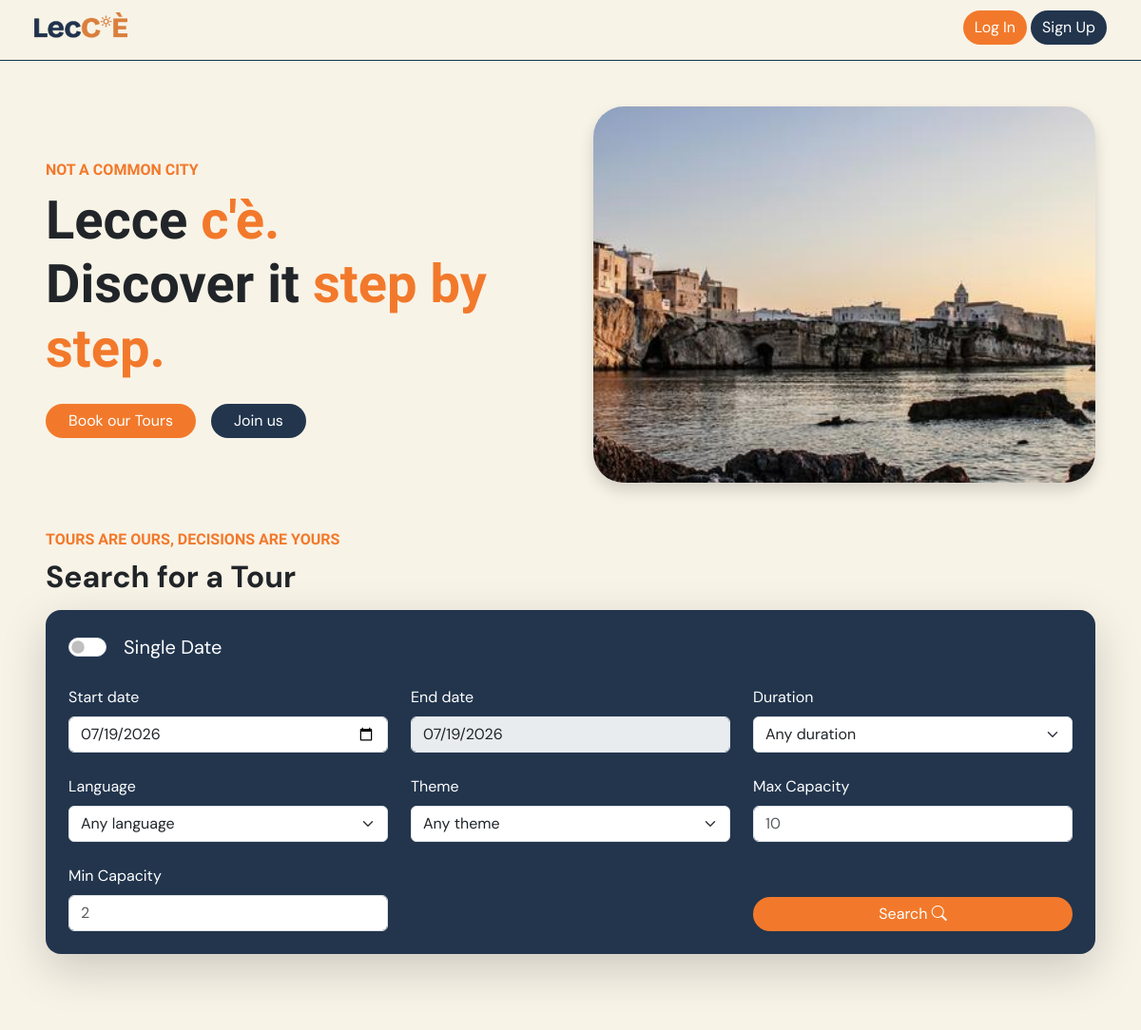
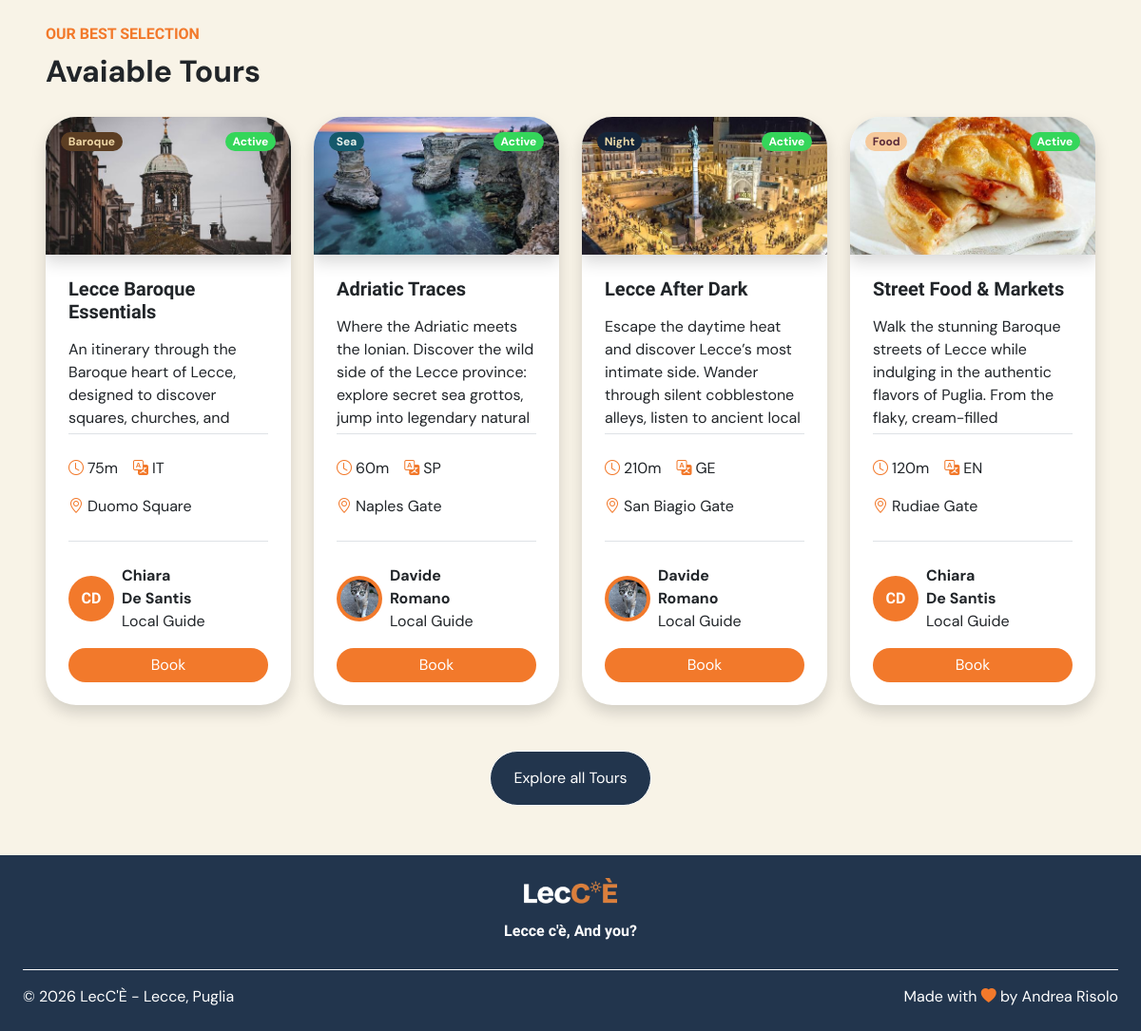
The page / on the database its author committed (2 pictures, top to bottom).
### tables this page shows
CREATE TABLE "tour_photos" (
	"id"	INTEGER,
	"tour_id"	TEXT NOT NULL,
	"path"	TEXT NOT NULL UNIQUE,
	"order_number"	INTEGER NOT NULL,
	PRIMARY KEY("id" AUTOINCREMENT),
	FOREIGN KEY("tour_id") REFERENCES "tours"("id") ON DELETE CASCADE
);

CREATE TABLE "tours" (
	"id"	TEXT,
	"guide_id"	TEXT NOT NULL,
	"language_id"	TEXT NOT NULL,
	"title"	TEXT NOT NULL,
	"description"	TEXT NOT NULL,
	"duration"	INTEGER NOT NULL,
	"max_participants"	INTEGER NOT NULL,
	"theme_id"	INTEGER NOT NULL,
	"state"	TEXT NOT NULL DEFAULT 'active',
	PRIMARY KEY("id"),
	FOREIGN KEY("guide_id") REFERENCES "users"("id") ON DELETE CASCADE,
	FOREIGN KEY("language_id") REFERENCES "languages"("id") ON DELETE CASCADE,
	FOREIGN KEY("theme_id") REFERENCES "tour_themes"("id")
);

CREATE TABLE "tour_themes" (
	"id"	INTEGER,
	"name"	TEXT NOT NULL,
	"emoji"	TEXT NOT NULL,
	"description"	TEXT NOT NULL,
	PRIMARY KEY("id" AUTOINCREMENT)
);

CREATE TABLE "languages" (
	"id"	INTEGER,
	"name"	TEXT NOT NULL UNIQUE,
	PRIMARY KEY("id" AUTOINCREMENT)
);

CREATE TABLE "stops" (
	"id"	TEXT,
	"tour_id"	TEXT NOT NULL,
	"place_name"	TEXT NOT NULL,
	"order_number"	INTEGER NOT NULL,
	PRIMARY KEY("id"),
	FOREIGN KEY("tour_id") REFERENCES "tours"("id") ON DELETE CASCADE
);

CREATE TABLE users (
    id TEXT PRIMARY KEY,
    role TEXT NOT NULL,

    email TEXT NOT NULL UNIQUE,
    password TEXT NOT NULL,

    first_name TEXT NOT NULL,
    last_name TEXT NOT NULL,
    profile_photo TEXT
);

### app.py (the view)
@app.route("/")
def home():
    today=date.today()
    languages=languages_dao.get_languages()
    themes=themes_dao.get_themes()
    photo=photos_dao.get_random_photo()
    tours=tours_dao.get_tours_filters(limit=8, state="active")
    for tour in tours:
        tour.photos=photos_dao.get_first_photo(tour)
        tour.language=languages_dao.get_language_by_id(tour.language_id)["name"]
        tour.theme=themes_dao.get_theme_by_id(tour.theme_id)
        tour.stops=stops_dao.get_first_stop_by_tour(tour)
        tour.guide = users_dao.get_user_by_id(tour.guide_id)
    return render_template("home.html", today=today, tours=tours, languages=languages, themes=themes, photo=photo)

### templates/home.html (shortened to what this page needs)
{% extends "base.html" %}
{% block content %}
<main class="mx-3 mx-lg-4 my-5">
    <section>
        <div class="container">
            <div class="row align-items-center g-5">
                <div class="col-12 col-lg-6 order-2 order-lg-1">
                    <p class="lecce-text-impact lecce-primary-color my-2 fs-6 fw-semibold">NOT A COMMON CITY</p>
                    <h1 class="display-4 fw-bold lecce-text-impact">
                        Lecce <span class="lecce-primary-color">c'è.</span><br>
                        Discover it <span class="lecce-primary-color">step by step.</span>
                    </h1>
                    <div class="d-flex flex-column flex-lg-row gap-3 mt-4">
                        <a href="{{ url_for('tours') }}" class="btn lecce-btn lecce-primary-background px-4 lh-2">Book
                            our Tours</a>
                        {% if not current_user.is_authenticated %}
                        <a href="{{ url_for('login') }}" class="btn lecce-btn lecce-secondary-background px-4 lh-2">Join
                            us</a>
                        {% endif %}
                    </div>
                </div>
                <div class="col-12 col-lg-6 order-1 order-lg-2">
                    <div class="rounded-5 shadow overflow-hidden home-main-photo-container">
                        <img class="object-fit-cover h-100 w-100"
                            src="{{ url_for('static', filename='images/tour_photos/' ~ photo) }}"
                            alt="Random tour photo">
                    </div>
                </div>
            </div>
        </div>
    </section>
    <section class="my-5">
        <div class="container">
            <div class="mb-2">
                <p class="lecce-text-impact lecce-primary-color my-2 fs-6 fw-semibold">TOURS ARE OURS, DECISIONS ARE
                    YOURS</p>
                <h2 class="fw-bold mb-1">
                    Search for a Tour
                </h2>
            </div>
            {% include "searchbar.html" %}
        </div>
    </section>
    <section class="pt-5">
        <div class="container">
            <div class="d-flex flex-row justify-content-between align-items-end mb-4">
                <div>
                    <p class="lecce-text-impact lecce-primary-color my-2 fs-6 fw-semibold">OUR BEST SELECTION</p>
                    <h2 class="fw-bold mb-1">
                        Avaiable Tours
                    </h2>
                </div>
            </div>
            <div class="row g-4">
                {% if tours|length > 0 %}
                {% for tour in tours %}
                <div class="col-12 col-md-6 col-lg-3">
                    {% include "tour_card.html" %}
                </div>
                {% endfor %}
                {% else %}
                <div class="d-flex justify-content-center">
                    <p>No tours found</p>
                </div>
                {% endif %}
            </div>
            <div class="text-center mt-5">
                <a href="{{ url_for('tours') }}"
                    class="btn lecce-btn lecce-secondary-background border border-white px-4 py-3">Explore all Tours</a>
            </div>
        </div>
    </section>
</main>
{% endblock %}

### templates/base.html (shortened to what this page needs)
<!doctype html>
<html lang="en">
<head>
    <link href="https://cdn.jsdelivr.net/npm/bootstrap@5.3.5/dist/css/bootstrap.min.css" rel="stylesheet"
>
    <link rel="stylesheet" href="https://cdn.jsdelivr.net/npm/bootstrap-icons@1.11.3/font/bootstrap-icons.min.css">
    <link rel="stylesheet" href="{{ url_for('static', filename='css/style.css') }}">
    <link rel="stylesheet" href="{{ url_for('static', filename='css/themes.css') }}">
    <link rel="stylesheet" href="https://cdn.jsdelivr.net/npm/flatpickr/dist/flatpickr.min.css">
</head>
<body class="min-vh-100 d-flex flex-column">
    <header class="lecce-header">
        <nav class="navbar mx-4">
            <div class="container-fluid d-flex align-items-center justify-content-between">
                <a class="navbar-brand d-flex align-items-center" href="{{ url_for('home') }}">
                    <img class="lecce-logo p-0 m-0"
                        src="{{ url_for('static', filename='images/utility_images/LecCE_logo_primary.png') }}"
                        alt="LecCÈ Logo">
                </a>
                {% if current_user.is_authenticated %}
                <div class="d-flex align-items-center gap-1">
                    <a class="btn lecce-btn lecce-secondary-background" href="{{ url_for('logout') }}">Log Out</a>
                    <a href="{{ url_for('my_profile') }}" class="text-decoration-none">
                        {% if current_user.profile_photo is not none %}
                        <div class="profile-initials p-1"><img src="{{ url_for('static', filename='images/profile_photos/' ~ current_user.profile_photo) }}" alt="Profile Photo" class="img-fluid rounded-circle object-fit-cover"></div>
                        {% else %}
                        <div class="profile-initials fw-bold p-2">{{ current_user.first_name[0].upper() }}{{
                            current_user.last_name[0].upper() }}</div>
                        {% endif %}
                    </a>
                </div>
                {% else %}
                <div class="d-flex align-items-center gap-1">
                    <a class="btn lecce-btn lecce-primary-background" href="{{ url_for('login') }}">Log In</a>
                    <a class="btn lecce-btn lecce-secondary-background" href="{{ url_for('register') }}">Sign Up</a>
                </div>
                {% endif %}
            </div>
        </nav>
    </header>
    <div class="container-fluid flex-grow-1">
        {%block content %}{% endblock %}
    </div>
    <footer class="lecce-secondary-background mt-1 p-4">
        <div class="d-flex flex-column align-items-center text-center">
            <img class="lecce-logo mb-2"
                src="{{ url_for('static', filename='images/utility_images/LecCE_logo_secondary.png') }}"
                alt="LecCÈ Logo">
            <p class="lecce-text-impact fw-semibold lh-lg mb-4">
                Lecce c'è, And you?
            </p>
        </div>
        <div class="d-flex flex-column flex-md-row justify-content-between gap-2 border-top border-white pt-3">
            <span class="mb-0">
                © 2026 LecC'È - Lecce, Puglia
            </span>
            <span class="mb-0">
                Made with <i class="bi bi-heart-fill lecce-primary-color"></i> by Andrea Risolo
            </span>
        </div>
    </footer>
</body>
</html>

### templates/searchbar.html (shortened to what this page needs)
<form class="lecce-secondary-background rounded-4 shadow-lg p-4 mt-3" action="{{ url_for('tours') }}">
    <div class="row g-4">
        <div class="col-12 d-flex justify-content-start">
            <div class="form-check form-switch fs-5">
                <input class="form-check-input" type="checkbox" id="dateRangeCheck" name="date_range_check">
                <label class="form-check-label ms-2" id="dateRangeCheckLabel" for="dateRangeCheck">Single
                    Date</label>
            </div>
        </div>
        <div class="col-12 col-lg-4">
            <label for="startDate" class="form-label">Start date</label>
            <input type="date" class="form-control" id="startDate" name="start_date" min="{{ today }}"
                value="{{ today }}">
        </div>
        <div class="col-12 col-lg-4">
            <label for="endDate" class="form-label">End date</label>
            <input type="date" class="form-control" id="endDate" name="end_date" min="{{ today }}" value="{{ today }}"
                disabled>
        </div>
        <div class="col-12 col-lg-4">
            <label for="duration" class="form-label">Duration</label>
            <select class="form-select" id="duration" name="duration">
                <option value="Any duration">Any duration</option>
            </select>
        </div>
        <div class="col-12 col-lg-4">
            <label for="language" class="form-label">Language</label>
            <select class="form-select" id="language" name="language">
                <option value="Any language">Any language</option>
            </select>
        </div>
        <div class="col-12 col-lg-4">
            <label for="theme" class="form-label">Theme</label>
            <select class="form-select" id="theme" name="theme">
                <option value="Any theme">Any theme</option>
            </select>
        </div>
        <div class="col-12 col-lg-4">
            <label for="maxPeople" class="form-label">Max Capacity</label>
            <input type="number" class="form-control" id="maxPeople" name="maxPeople" placeholder="10" min="1">
        </div>
        <div class="col-12 col-lg-4">
            <label for="minPeople" class="form-label">Min Capacity</label>
            <input type="number" class="form-control" id="minPeople" name="minPeople" placeholder="2" min="1">
        </div>
        <div class="d-none d-lg-inline col-lg-4"></div>
        <div class="col-12 col-lg-4 d-flex justify-content-end align-items-end">
            <button type="submit" class="btn lecce-btn lecce-primary-background w-100">
                Search <i class="bi-search"></i>
            </button>
        </div>
    </div>
</form>

### templates/tour_card.html
<div class="card border-0 rounded-5 shadow overflow-hidden h-100">
    <a href="{{ url_for('tour', id=tour.id) }}" class="shadow overflow-hidden tour-preview-photo">
        <img class="object-fit-cover h-100 w-100"
            src="{{ url_for('static', filename='images/tour_photos/' ~ tour.photos) }}" alt="Tour photo">
    </a>
    <article class="card-body p-4 d-flex flex-column">
        <h3 class="fs-5 fw-bold mb-3 lecce-text-impact">{{ tour.title }}</h3>
        <span
            class="badge lecce-{{ tour.theme.name.lower() }}-background lecce-{{ tour.theme.name.lower() }}-text lecce-btn position-absolute top-0 start-0 m-3">
            {{ tour.theme.name }}
        </span>
        {% if tour.state == "active" %}
        <span class="badge lecce-positive-background lecce-primary-text lecce-btn position-absolute top-0 end-0 m-3">
            Active
        </span>
        {% else %}
        <span class="badge lecce-negative-background lecce-primary-text lecce-btn position-absolute top-0 end-0 m-3">
            Inactive
        </span>
        {% endif %}
        <p class="mb-4 overflow-hidden lecce-tour-card border-bottom flex-grow-1">
            {{ tour.description }}
        </p>
        <div class="mb-4 border-bottom pb-4">
            <div class="d-flex gap-3 mb-3">
                <span><i class="bi bi-clock lecce-primary-color me-1"></i>{{ tour.duration }}m</span>
                <span><i class="bi bi-translate lecce-primary-color me-1"></i>{{ tour.language[0:2].upper() }}</span>
            </div>
            <div>
                <span><i class="bi bi-geo-alt lecce-primary-color me-1"></i>{{ tour.stops }}</span>
            </div>
        </div>
        <div class="d-flex flex-column gap-3">
            <div class="d-flex align-items-center gap-2">
                {% if tour.guide.profile_photo is none %}
                <a class="profile-initials lecce-text-impact fw-bold text-decoration-none"
                    href="{{ url_for('profile', id=tour.guide.id) }}">
                    {{ tour.guide.first_name[0] }}{{ tour.guide.last_name[0] }}
                </a>
                {% else %}
                <a class="profile-initials p-1" href="{{ url_for('profile', id=tour.guide.id) }}">
                    <img src="{{ url_for('static', filename='images/profile_photos/' ~ tour.guide.profile_photo) }}"
                        alt="Guide Profile Photo" class="img-fluid rounded-circle object-fit-cover">
                </a>
                {% endif %}
                <div class="d-flex flex-column align-items-start">
                    <span class="fw-bold mb-0">{{ tour.guide.first_name }}</span>
                    <span class="fw-bold mb-0">{{ tour.guide.last_name }}</span>
                    <span class="mb-0 fs-6">Local Guide</span>
                </div>
            </div>
            <a href="{{ url_for('tour', id=tour.id) }}" class="btn lecce-btn lecce-primary-background px-4 w-100">{% if current_user.role != 'guide' and tour.state == 'active' %}Book{% else %}View{% endif %}</a>
        </div>
    </article>
</div>

### rows shown on the page
tour_photos: path (picture)
tour_photos: path (picture)
tours: title "Lecce Baroque Essentials", description "An itinerary through the Baroque heart of Lecce, designed to discover squares, churches, and…"
tour_themes: theme.name "Baroque"
languages: name "IT"
stops: stops "Duomo Square"
users: guide "C" "C", guide "D" "D", guide.first_name "Chiara" "Chiara", guide.last_name "De Santis" "De Santis"
tour_photos: path (picture)
tours: title "Adriatic Traces", description "Where the Adriatic meets the Ionian. Discover the wild side of the Lecce province: explore secret sea grottos, jump into legendary natural…"
tour_themes: theme.name "Sea"
languages: name "SP"
stops: stops "Naples Gate"
users: profile_photo (picture), guide.first_name "Davide" "Davide", guide.last_name "Romano" "Romano"
tour_photos: path (picture)
tours: title "Lecce After Dark", description "Escape the daytime heat and discover Lecce’s most intimate side. Wander through silent cobblestone alleys, listen to ancient local…"
tour_themes: theme.name "Night"
languages: name "GE"
stops: stops "San Biagio Gate"
tour_photos: path (picture)
tours: title "Street Food & Markets", description "Walk the stunning Baroque streets of Lecce while indulging in the authentic flavors of Puglia. From the flaky, cream-filled…"
tour_themes: theme.name "Food"
languages: name "EN"
stops: stops "Rudiae Gate"

### other values the page prints
{{ tour.duration }} "75" "60" "210" "120"
